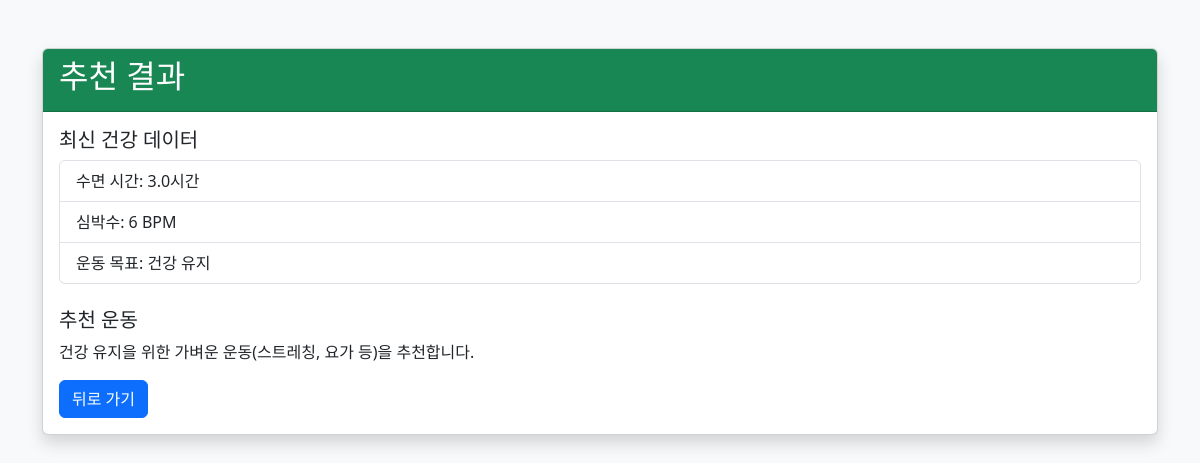
Page /dashboard on the earlier database version.
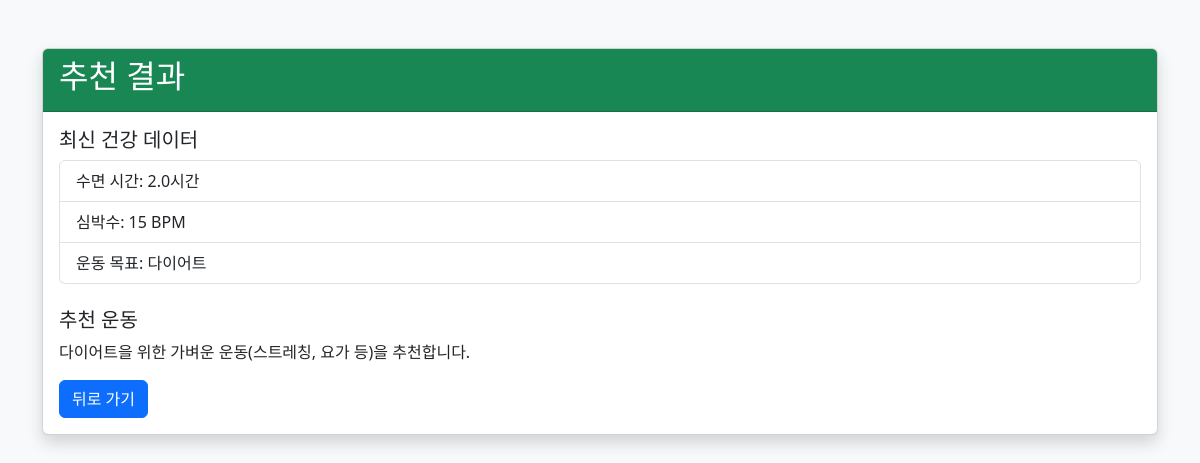
Same page on the later database version.
### tables this page shows
CREATE TABLE health_data (
            id INTEGER PRIMARY KEY AUTOINCREMENT,
            sleep REAL,
            bpm INTEGER,
            goal TEXT
        );

### app.py (the view)
@app.route('/dashboard')
def dashboard():
    latest = get_latest_data()
    recommendation = recommend_workout(latest)
    return render_template('dashboard.html', data=latest, recommendation=recommendation)

### models/health_data.py (called while the page is built)
def get_latest_data():
    conn = sqlite3.connect('database.db')
    c = conn.cursor()
    c.execute('SELECT sleep, bpm, goal FROM health_data ORDER BY id DESC LIMIT 1')
    row = c.fetchone()
    conn.close()
    return {'sleep': row[0], 'bpm': row[1], 'goal': row[2]}

### utils/ai_engine.py (called while the page is built)
def recommend_workout(data):
    sleep = data['sleep']
    bpm = data['bpm']
    goal = data['goal']
    if sleep < 5 or bpm > 100:
        return f"{goal}을 위한 가벼운 운동(스트레칭, 요가 등)을 추천합니다."
    elif goal == "근육":
        return "고강도 웨이트 트레이닝 루틴을 추천합니다 (하체 + 상체)."
    elif goal == "다이어트":
        return "유산소 운동 + 근지구력 루틴을 추천합니다."
    return "기본 스트레칭 + 코어 운동을 추천합니다."

### templates/dashboard.html (shortened to what this page needs)
<!DOCTYPE html>
<html lang="ko">
<head>
    <link href="https://cdn.jsdelivr.net/npm/bootstrap@5.3.0/dist/css/bootstrap.min.css" rel="stylesheet">
</head>
<body class="bg-light">
<div class="container mt-5">
    <div class="card shadow">
        <div class="card-header bg-success text-white">
            <h2>추천 결과</h2>
        </div>
        <div class="card-body">
            <h5 class="card-title">최신 건강 데이터</h5>
            <ul class="list-group mb-4">
                <li class="list-group-item">수면 시간: {{ data.sleep }}시간</li>
                <li class="list-group-item">심박수: {{ data.bpm }} BPM</li>
                <li class="list-group-item">운동 목표: {{ data.goal }}</li>
            </ul>
            <h5 class="card-title">추천 운동</h5>
            <p class="card-text">{{ recommendation }}</p>
            <a href="/" class="btn btn-primary">뒤로 가기</a>
        </div>
    </div>
</div>
</body>
</html>

Differences in the rows shown:
no longer on this page (row unchanged): health_data: sleep "3.0", bpm "6", goal "건강 유지"
added health_data: sleep "2.0", bpm "15", goal "다이어트"
Other differences:
{{ recommendation }}: "건강 유지을 위한 가벼운 운동(스트레칭, 요가 등)을 추천합니다." → "다이어트을 위한 가벼운 운동(스트레칭, 요가 등)을 추천합니다."
